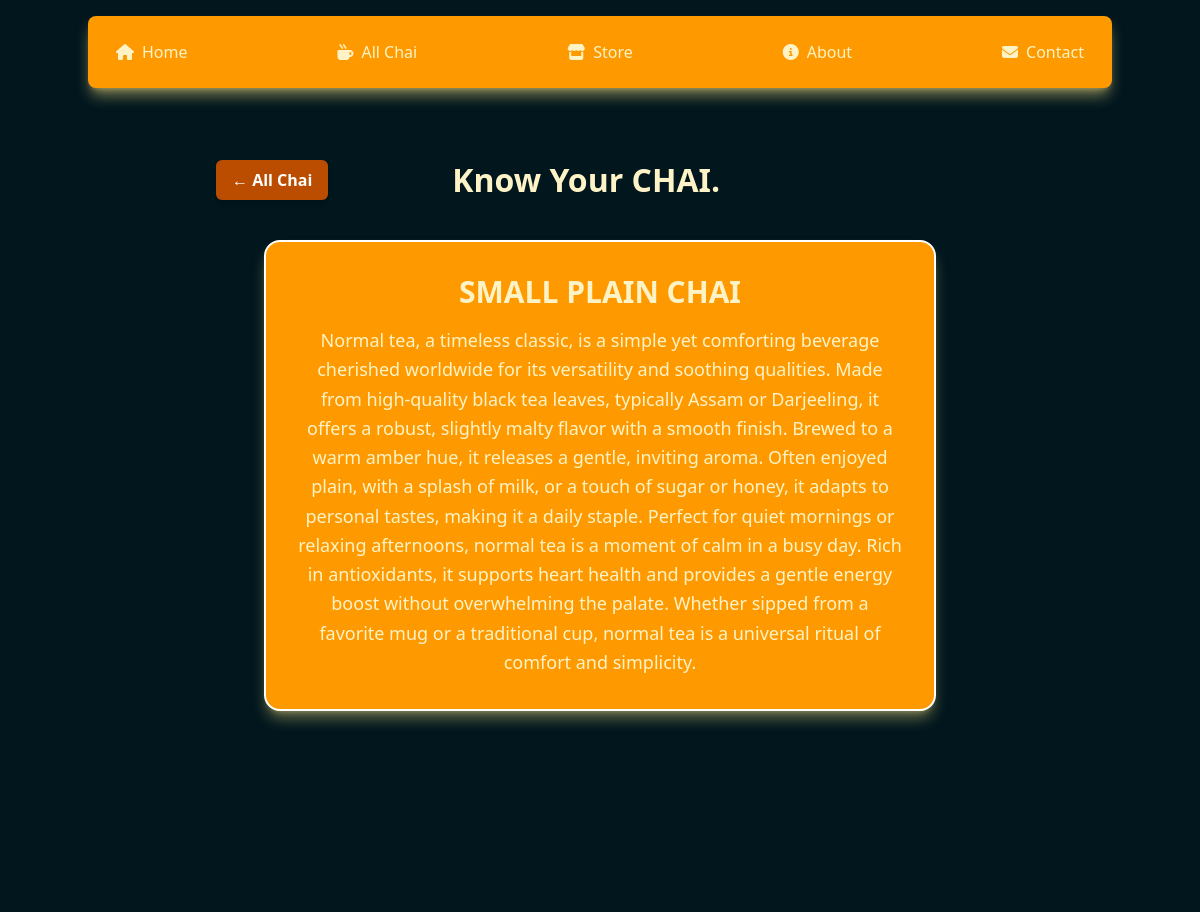
The page /chai/4/ on the database its author committed.
### chai/models.py (models this page shows, shortened)
class ChaiVarity(models.Model):
    CHAI_TYPE_CHOICE = [
        ('PG', 'PREMIUM GOLD'),
        ('ML', 'MASALA'),
        ('GR', 'GINGER'),
        ('PL', 'PLAIN'),
        ('EL', 'ELAICHIE'),
        ('GR', 'GREEN'),
    ]
    name = models.CharField(max_length=100)
    price = models.IntegerField()
    image = models.ImageField(upload_to='chais/')
    date_added = models.DateTimeField(default=timezone.now)
    type = models.CharField(max_length=2, choices=CHAI_TYPE_CHOICE)
    description = models.TextField(default='')

### chai/views.py (the view)
# urls.py: path('<int:chai_id>/', views.chai_detail, name='chai_detail'),
def chai_detail(request, chai_id):
    chai = get_object_or_404(ChaiVarity, pk=chai_id)
    return render(request, 'chai/chai_detail.html', {'chai': chai})

### chai/templates/chai/chai_detail.html (shortened to what this page needs)
{% extends "layout.html" %}
{% block content %}
<div class="bg-[rgb(1,22,29)] min-h-screen flex flex-col items-center py-12 px-4">
  <div class="flex items-center justify-between w-full max-w-3xl mb-10">
    <a href="{% url 'all_chai' %}">
      <button class="bg-amber-700 hover:bg-amber-600 text-white font-semibold py-2 px-4 rounded-md shadow-md transition">
        ← All Chai
      </button>
    </a>
    <h1 class="text-amber-100 text-4xl font-bold text-center flex-grow">
      Know Your <span class="font-extrabold">CHAI</span>.
    </h1>
  </div>
  <div class="bg-amber-500 text-amber-100 rounded-2xl p-8 border-2 border-white shadow-lg shadow-amber-200/40 max-w-2xl w-full text-center space-y-4">
    <h3 class="text-3xl font-bold">{{ chai.name }}</h3>
    <p class="text-lg leading-relaxed">{{ chai.description }}</p>
  </div>
</div>
{% endblock %}

### static/style.css (style rules this page uses)
body { background-color: rgb(1, 22, 29); color: white; }
h1 { text-align: center; font-size: 2em; }

### rows shown on the page
ChaiVarity: name "SMALL PLAIN CHAI", description "Normal tea, a timeless classic, is a simple yet comforting beverage cherished worldwide for its versatility and soothing qualities. Made from high-quality black tea leaves, typically Assam or Darjeeling, it offers a robust, slightly malty flavor with a smooth finish. Brewed to a warm amber hue, it releases a gentle, inviting aroma. Often enjoyed plain, with a splash of milk, or a touch of sugar or honey, it adapts to personal tastes, making it a daily staple. Perfect for quiet mornings or relaxing afternoons, normal tea is a moment of calm in a busy day. Rich in antioxidants, it supports heart health and provides a gentle energy boost without overwhelming the palate. Whether sipped from a…"
